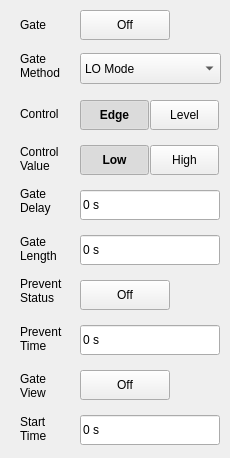
    <widget class="QWidget" name="Extern_Trigger_Source">
     <widget class="QLabel" name="label">
      <property name="geometry">
       <rect>
        <x>20</x>
        <y>98</y>
        <width>61</width>
        <height>31</height>
       </rect>
      </property>
      <property name="text">
       <string>Control</string>
      </property>
     </widget>
     <widget class="QPushButton" name="pb_External_High">
      <property name="geometry">
       <rect>
        <x>150</x>
        <y>145</y>
        <width>69</width>
        <height>30</height>
       </rect>
      </property>
      <property name="focusPolicy">
       <enum>Qt::NoFocus</enum>
      </property>
      <property name="text">
       <string>High</string>
      </property>
      <property name="checkable">
       <bool>true</bool>
      </property>
      <property name="checked">
       <bool>false</bool>
      </property>
      <property name="autoExclusive">
       <bool>false</bool>
      </property>
     </widget>
     <widget class="QLabel" name="label_3">
      <property name="geometry">
       <rect>
        <x>20</x>
        <y>138</y>
        <width>61</width>
        <height>41</height>
       </rect>
      </property>
      <property name="text">
       <string>Control
Value</string>
      </property>
     </widget>
     <widget class="QPushButton" name="pb_External_Low">
      <property name="geometry">
       <rect>
        <x>80</x>
        <y>145</y>
        <width>69</width>
        <height>30</height>
       </rect>
      </property>
      <property name="font">
       <font>
        <family>Arial</family>
        <weight>75</weight>
        <italic>false</italic>
        <bold>true</bold>
       </font>
      </property>
      <property name="focusPolicy">
       <enum>Qt::NoFocus</enum>
      </property>
      <property name="text">
       <string>Low</string>
      </property>
      <property name="checkable">
       <bool>true</bool>
      </property>
      <property name="checked">
       <bool>true</bool>
      </property>
      <property name="autoExclusive">
       <bool>false</bool>
      </property>
     </widget>
     <widget class="SA_Combobox" name="Extern_SweepModeBox">
      <property name="geometry">
       <rect>
        <x>80</x>
        <y>53</y>
        <width>141</width>
        <height>31</height>
       </rect>
      </property>
      <item>
       <property name="text">
        <string>LO Mode</string>
       </property>
      </item>
      <item>
       <property name="text">
        <string>Vedio Mode</string>
       </property>
      </item>
      <item>
       <property name="text">
        <string>FFT Mode</string>
       </property>
      </item>
     </widget>
     <widget class="QLabel" name="label_4">
      <property name="geometry">
       <rect>
        <x>20</x>
        <y>40</y>
        <width>51</width>
        <height>51</height>
       </rect>
      </property>
      <property name="text">
       <string>Gate
Method</string>
      </property>
     </widget>
     <widget class="QLabel" name="label_10">
      <property name="geometry">
       <rect>
        <x>20</x>
        <y>10</y>
        <width>52</width>
        <height>30</height>
       </rect>
      </property>
      <property name="text">
       <string>Gate</string>
      </property>
     </widget>
     <widget class="QPushButton" name="pb_Extern_Sweep_Switch">
      <property name="geometry">
       <rect>
        <x>80</x>
        <y>10</y>
        <width>90</width>
        <height>30</height>
       </rect>
      </property>
      <property name="focusPolicy">
       <enum>Qt::NoFocus</enum>
      </property>
      <property name="styleSheet">
       <string notr="true">/*******************indoor**********************/
#sa_dialog_doorcontrol[status  =  &quot;indoor&quot;] 
QPushButton
{
	background-color:rgba(0,0,0,0);
	font: 75 13px &quot;Arial&quot;;
	font-weight:bold;
}
#sa_dialog_doorcontrol[status  =  &quot;indoor&quot;] 
QPushButton:checked
{
	padding:7px 44px 6px 25px;
	color:rgba(87, 87, 87, 1);
	border-image: url(:/sa/image/toggle_on.png);
}
#sa_dialog_doorcontrol[status  =  &quot;indoor&quot;] 
QPushButton:!checked
{
	padding:7px 17px 6px 36px;
	color:rgba(123, 123, 123, 1);
	border-image: url(:/sa/image/toggle_off.png);
}

/*******************outdoor**********************/
#sa_dialog_doorcontrol[status  =  &quot;outdoor&quot;] 
QPushButton
{
	background-color:rgba(0,0,0,0);
	font: 75 13px &quot;Arial&quot;;
	font-weight:bold;
}
#sa_dialog_doorcontrol[status  =  &quot;outdoor&quot;] 
QPushButton:checked
{
	padding:7px 44px 6px 25px;
	color:rgba(87, 87, 87, 1);
	border-image: url(:/sa/image/toggle_on.png);
}
#sa_dialog_doorcontrol[status  =  &quot;outdoor&quot;] 
QPushButton:!checked
{
	padding:7px 17px 6px 36px;
	color:rgba(123, 123, 123, 1);
	border-image: url(:/sa/image/toggle_off.png);
}

/*******************night**********************/
#sa_dialog_doorcontrol[status  =  &quot;night&quot;] 
QPushButton
{
	background-color:rgba(0,0,0,0);
	font: 75 13px &quot;Arial&quot;;
	font-weight:bold;
}
#sa_dialog_doorcontrol[status  =  &quot;night&quot;] 
QPushButton:checked
{
	padding:7px 44px 6px 25px;
	color:rgba(87, 87, 87, 1);
	border-image: url(:/sa/image/night/toggle_on.png);
}
#sa_dialog_doorcontrol[status  =  &quot;night&quot;] 
QPushButton:!checked
{
	padding:7px 17px 6px 36px;
	color:rgba(123, 123, 123, 1);
	border-image: url(:/sa/image/night/toggle_off.png);
}</string>
      </property>
      <property name="text">
       <string>Off</string>
      </property>
      <property name="checkable">
       <bool>true</bool>
      </property>
      <property name="checked">
       <bool>false</bool>
      </property>
     </widget>
     <widget class="QLabel" name="label_11">
      <property name="geometry">
       <rect>
        <x>20</x>
        <y>180</y>
        <width>52</width>
        <height>41</height>
       </rect>
      </property>
      <property name="text">
       <string>Gate
Delay</string>
      </property>
     </widget>
     <widget class="SA_LineEdit" name="edit_External_TriggerDelay">
      <property name="geometry">
       <rect>
        <x>80</x>
        <y>190</y>
        <width>140</width>
        <height>30</height>
       </rect>
      </property>
      <property name="text">
       <string>0 s</string>
      </property>
      <property name="readOnly">
       <bool>true</bool>
      </property>
     </widget>
     <widget class="SA_LineEdit" name="edit_External_DoorWidth">
      <property name="geometry">
       <rect>
        <x>80</x>
        <y>235</y>
        <width>140</width>
        <height>30</height>
       </rect>
      </property>
      <property name="text">
       <string>0 s</string>
      </property>
      <property name="readOnly">
       <bool>true</bool>
      </property>
     </widget>
     <widget class="QLabel" name="label_12">
      <property name="geometry">
       <rect>
        <x>20</x>
        <y>228</y>
        <width>52</width>
        <height>41</height>
       </rect>
      </property>
      <property name="text">
       <string>Gate
Length</string>
      </property>
     </widget>
     <widget class="SA_LineEdit" name="edit_External_PreventTime">
      <property name="geometry">
       <rect>
        <x>80</x>
        <y>325</y>
        <width>140</width>
        <height>30</height>
       </rect>
      </property>
      <property name="text">
       <string>0 s</string>
      </property>
      <property name="readOnly">
       <bool>true</bool>
      </property>
     </widget>
     <widget class="QLabel" name="label_13">
      <property name="geometry">
       <rect>
        <x>20</x>
        <y>270</y>
        <width>52</width>
        <height>41</height>
       </rect>
      </property>
      <property name="text">
       <string>Prevent
Status</string>
      </property>
     </widget>
     <widget class="QLabel" name="label_14">
      <property name="geometry">
       <rect>
        <x>20</x>
        <y>318</y>
        <width>52</width>
        <height>41</height>
       </rect>
      </property>
      <property name="text">
       <string>Prevent
Time</string>
      </property>
     </widget>
     <widget class="QPushButton" name="pb_Extern_PreventStatus">
      <property name="geometry">
       <rect>
        <x>80</x>
        <y>280</y>
        <width>90</width>
        <height>30</height>
       </rect>
      </property>
      <property name="focusPolicy">
       <enum>Qt::NoFocus</enum>
      </property>
      <property name="styleSheet">
       <string notr="true">/*******************indoor**********************/
#sa_dialog_doorcontrol[status  =  &quot;indoor&quot;] 
QPushButton
{
	background-color:rgba(0,0,0,0);
	font: 75 13px &quot;Arial&quot;;
	font-weight:bold;
}
#sa_dialog_doorcontrol[status  =  &quot;indoor&quot;] 
QPushButton:checked
{
	padding:7px 44px 6px 25px;
	color:rgba(87, 87, 87, 1);
	border-image: url(:/sa/image/toggle_on.png);
}
#sa_dialog_doorcontrol[status  =  &quot;indoor&quot;] 
QPushButton:!checked
{
	padding:7px 17px 6px 36px;
	color:rgba(123, 123, 123, 1);
	border-image: url(:/sa/image/toggle_off.png);
}

/*******************outdoor**********************/
#sa_dialog_doorcontrol[status  =  &quot;outdoor&quot;] 
QPushButton
{
	background-color:rgba(0,0,0,0);
	font: 75 13px &quot;Arial&quot;;
	font-weight:bold;
}
#sa_dialog_doorcontrol[status  =  &quot;outdoor&quot;] 
QPushButton:checked
{
	padding:7px 44px 6px 25px;
	color:rgba(87, 87, 87, 1);
	border-image: url(:/sa/image/toggle_on.png);
}
#sa_dialog_doorcontrol[status  =  &quot;outdoor&quot;] 
QPushButton:!checked
{
	padding:7px 17px 6px 36px;
	color:rgba(123, 123, 123, 1);
	border-image: url(:/sa/image/toggle_off.png);
}

/*******************night**********************/
#sa_dialog_doorcontrol[status  =  &quot;night&quot;] 
QPushButton
{
	background-color:rgba(0,0,0,0);
	font: 75 13px &quot;Arial&quot;;
	font-weight:bold;
}
#sa_dialog_doorcontrol[status  =  &quot;night&quot;] 
QPushButton:checked
{
	padding:7px 44px 6px 25px;
	color:rgba(87, 87, 87, 1);
	border-image: url(:/sa/image/night/toggle_on.png);
}
#sa_dialog_doorcontrol[status  =  &quot;night&quot;] 
QPushButton:!checked
{
	padding:7px 17px 6px 36px;
	color:rgba(123, 123, 123, 1);
	border-image: url(:/sa/image/night/toggle_off.png);
}</string>
      </property>
      <property name="text">
       <string>Off</string>
      </property>
      <property name="checkable">
       <bool>true</bool>
      </property>
      <property name="checked">
       <bool>false</bool>
      </property>
     </widget>
     <widget class="QPushButton" name="pb_External_Level">
      <property name="geometry">
       <rect>
        <x>150</x>
        <y>100</y>
        <width>69</width>
        <height>30</height>
       </rect>
      </property>
      <property name="focusPolicy">
       <enum>Qt::NoFocus</enum>
      </property>
      <property name="text">
       <string>Level</string>
      </property>
      <property name="checkable">
       <bool>true</bool>
      </property>
      <property name="checked">
       <bool>false</bool>
      </property>
      <property name="autoExclusive">
       <bool>false</bool>
      </property>
     </widget>
     <widget class="QPushButton" name="pb_External_Edge">
      <property name="geometry">
       <rect>
        <x>80</x>
        <y>100</y>
        <width>69</width>
        <height>30</height>
       </rect>
      </property>
      <property name="font">
       <font>
        <family>Arial</family>
        <weight>75</weight>
        <italic>false</italic>
        <bold>true</bold>
       </font>
      </property>
      <property name="focusPolicy">
       <enum>Qt::NoFocus</enum>
      </property>
      <property name="text">
       <string>Edge</string>
      </property>
      <property name="checkable">
       <bool>true</bool>
      </property>
      <property name="checked">
       <bool>true</bool>
      </property>
      <property name="autoExclusive">
       <bool>false</bool>
      </property>
     </widget>
     <widget class="SA_LineEdit" name="edit_External_GateView_StartTime">
      <property name="geometry">
       <rect>
        <x>80</x>
        <y>415</y>
        <width>140</width>
        <height>30</height>
       </rect>
      </property>
      <property name="text">
       <string>0 s</string>
      </property>
      <property name="readOnly">
       <bool>true</bool>
      </property>
     </widget>
     <widget class="QLabel" name="label_21">
      <property name="geometry">
       <rect>
        <x>20</x>
        <y>408</y>
        <width>52</width>
        <height>41</height>
       </rect>
      </property>
      <property name="text">
       <string>Start
Time</string>
      </property>
     </widget>
     <widget class="QLabel" name="label_22">
      <property name="geometry">
       <rect>
        <x>20</x>
        <y>365</y>
        <width>61</width>
        <height>41</height>
       </rect>
      </property>
      <property name="text">
       <string>Gate 
View</string>
      </property>
     </widget>
     <widget class="QPushButton" name="pb_Extern_GateViewStatus">
      <property name="geometry">
       <rect>
        <x>80</x>
        <y>370</y>
        <width>90</width>
        <height>30</height>
       </rect>
      </property>
      <property name="focusPolicy">
       <enum>Qt::NoFocus</enum>
      </property>
      <property name="styleSheet">
       <string notr="true">/*******************indoor**********************/
#sa_dialog_doorcontrol[status  =  &quot;indoor&quot;] 
QPushButton
{
	background-color:rgba(0,0,0,0);
	font: 75 13px &quot;Arial&quot;;
	font-weight:bold;
}
#sa_dialog_doorcontrol[status  =  &quot;indoor&quot;] 
QPushButton:checked
{
	padding:7px 44px 6px 25px;
	color:rgba(87, 87, 87, 1);
	border-image: url(:/sa/image/toggle_on.png);
}
#sa_dialog_doorcontrol[status  =  &quot;indoor&quot;] 
QPushButton:!checked
{
	padding:7px 17px 6px 36px;
	color:rgba(123, 123, 123, 1);
	border-image: url(:/sa/image/toggle_off.png);
}

/*******************outdoor**********************/
#sa_dialog_doorcontrol[status  =  &quot;outdoor&quot;] 
QPushButton
{
	background-color:rgba(0,0,0,0);
	font: 75 13px &quot;Arial&quot;;
	font-weight:bold;
}
#sa_dialog_doorcontrol[status  =  &quot;outdoor&quot;] 
QPushButton:checked
{
	padding:7px 44px 6px 25px;
	color:rgba(87, 87, 87, 1);
	border-image: url(:/sa/image/toggle_on.png);
}
#sa_dialog_doorcontrol[status  =  &quot;outdoor&quot;] 
QPushButton:!checked
{
	padding:7px 17px 6px 36px;
	color:rgba(123, 123, 123, 1);
	border-image: url(:/sa/image/toggle_off.png);
}

/*******************night**********************/
#sa_dialog_doorcontrol[status  =  &quot;night&quot;] 
QPushButton
{
	background-color:rgba(0,0,0,0);
	font: 75 13px &quot;Arial&quot;;
	font-weight:bold;
}
#sa_dialog_doorcontrol[status  =  &quot;night&quot;] 
QPushButton:checked
{
	padding:7px 44px 6px 25px;
	color:rgba(87, 87, 87, 1);
	border-image: url(:/sa/image/night/toggle_on.png);
}
#sa_dialog_doorcontrol[status  =  &quot;night&quot;] 
QPushButton:!checked
{
	padding:7px 17px 6px 36px;
	color:rgba(123, 123, 123, 1);
	border-image: url(:/sa/image/night/toggle_off.png);
}</string>
      </property>
      <property name="text">
       <string>Off</string>
      </property>
      <property name="checkable">
       <bool>true</bool>
      </property>
      <property name="checked">
       <bool>false</bool>
      </property>
     </widget>
    </widget>
